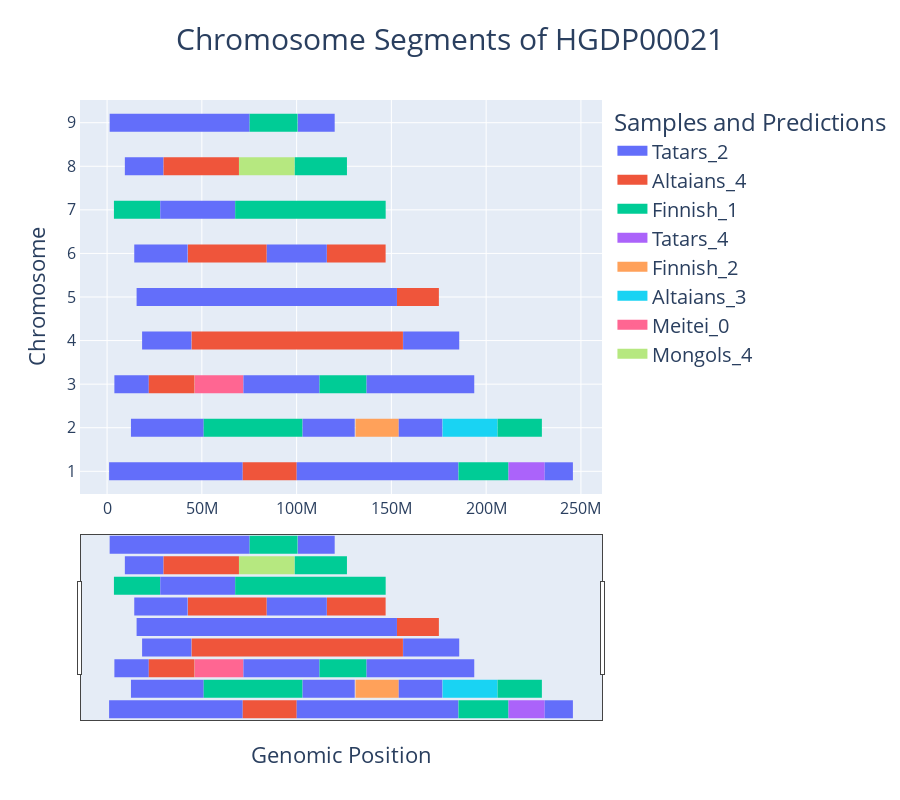

This figure's notebook cell:
### Code cell
# Ensure chromosome is categorical
test_df['chromosome'] = test_df['chromosome'].astype(str)

# Assign unique colors for different predictions
unique_predictions = test_df['Prediction'].unique()
color_map = {pred: px.colors.qualitative.Plotly[i % len(px.colors.qualitative.Plotly)] for i, pred in enumerate(unique_predictions)}

fig = go.Figure()
first_occurrence = {}

for _, row in test_df.iterrows():
    prediction = row["Prediction"]
    sample_id = row['SAMPLE_ID']

    # Show legend only for the first occurrence of each prediction type
    show_legend = False if prediction in first_occurrence else True
    first_occurrence[prediction] = True  

    # Generate intermediate points for smoother hover
    x_values = np.linspace(row["start_pos"], row["end_pos"], num=20)  # Fewer points in range slider
    y_values = [row["chromosome"]] * len(x_values)  # Keep Y fixed for chromosome

    # Main chromosome segment (Main plot)
    fig.add_trace(go.Scatter(
        x=x_values,
        y=y_values,
        mode="lines+markers",
        marker=dict(size=3, opacity=0),  # Invisible markers for better hover effect
        line=dict(color=color_map[prediction], width=18),  # Width for main plot
        name=prediction if show_legend else None,
        showlegend=show_legend,
        hoveron="points+fills",
        hoverinfo="text",
        text=[f"Sample: {row['SAMPLE_ID']}<br>"
              f"Chromosome: {row['chromosome']}<br>"
              f"Position: {int(x)}<br>"
              f"Prediction: {row['Prediction']}<br>"
              f"Population: {row['Population']}"
              for x in x_values]
    ))


fig.update_layout(
    title=f"Chromosome Segments of {sample_id}",
    title_x=0.5,  # Centers the title
    title_font=dict(size=30),  # Increase title font size
    xaxis_title="Genomic Position",
    yaxis_title="Chromosome",
    hovermode="closest",
    height=800,
    dragmode="zoom",
    xaxis=dict(
        showgrid=True,
        zeroline=False,
        showline=True,
        rangeslider=dict(
            visible=True,
            thickness=0.30,
            borderwidth=1,
        ),
        type="linear",
        range=[0, None],
        title_font=dict(size=22),  # Increase x-axis title size
        tickfont=dict(size=16),  # Increase x-axis tick label size
    ),
    yaxis=dict(
        showgrid=True,
        zeroline=False,
        showline=True,
        categoryorder="category ascending",
        fixedrange=False,
        title_font=dict(size=22),  # Increase y-axis title size
        tickfont=dict(size=16),  # Increase y-axis tick label size
    ),
    legend_title="Samples and Predictions",
    legend_title_font=dict(size=24),  # Increase legend title size
    legend_font=dict(size=18),  # Increase legend label size
    hoverlabel=dict(
        font_size=16,  # Increase hover label font size
    ),
    legend=dict(
        font=dict(size=20)  # Increase legend text size
    ),
    legend_orientation="v",  # Vertical legend layout
)

fig.show()
